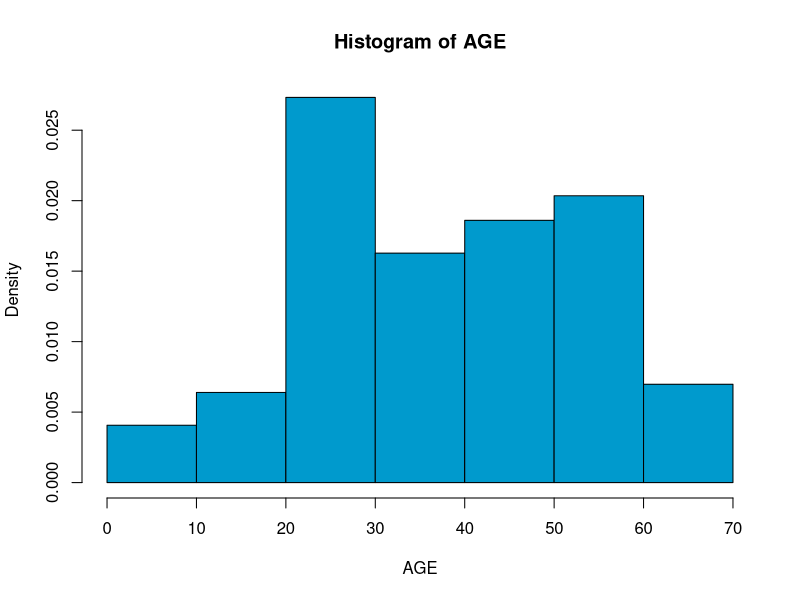
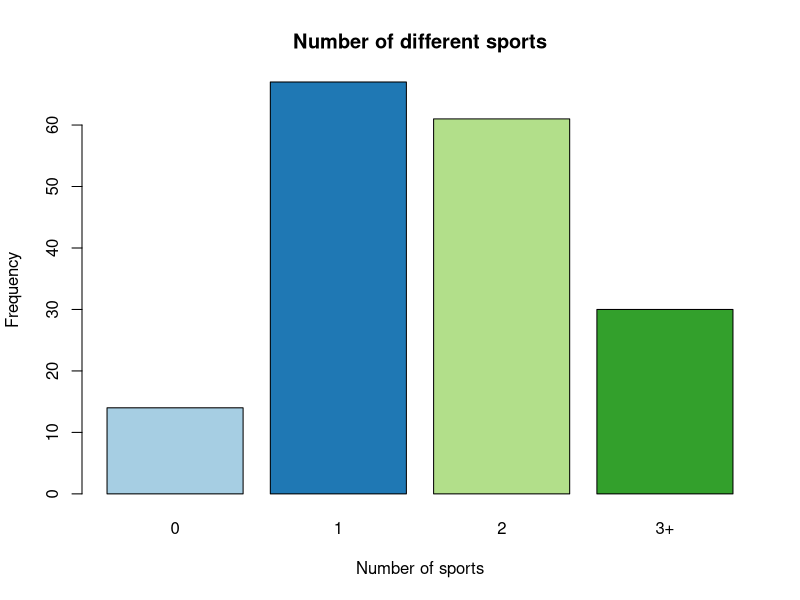
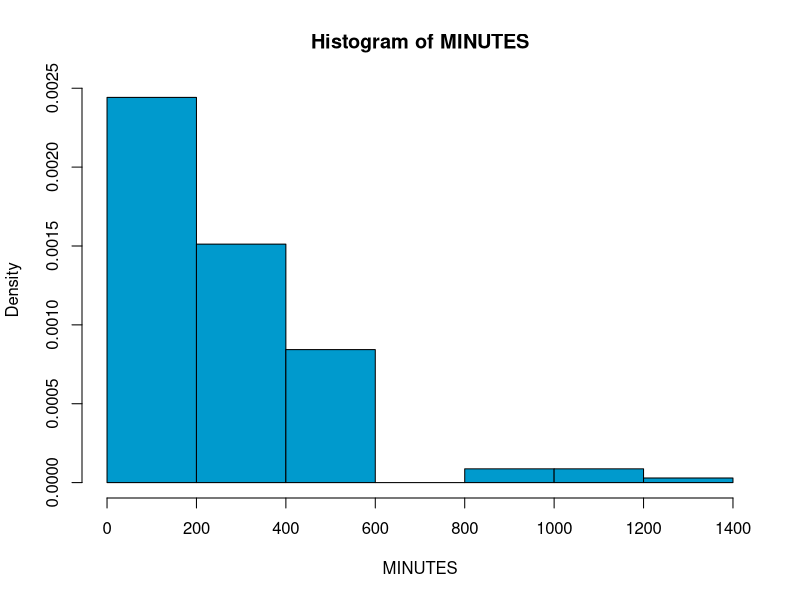

The R source for these figures, in order: (Note: this script raises an error after producing the figures.)
#The project will try to confirm these two hypotheses extracted from the 2022 Survey:
  
  #More than 60% of the Spanish population practiced some kind of sport during last year.
  #Spanish who have practiced sport during 2023 spent at least 326 minutes per week.

#Using statistical methods and clear visual representations, the aim is to present 
#a comprehensive view of sports engagement and to confirm or dismiss the previous 
#hypotheses with the information from the survey. 
install.packages("RColorBrewer") 
library("RColorBrewer")
library(fitdistrplus)

setwd("C:\\Users\\victoria\\OneDrive - Universidad Rey Juan Carlos\\Escritorio\\MASTER\\Statistics for data analysis\\Project\\Statistics")


survey = read.csv("SPORTS_SURVEY.csv",sep = ";", dec = ",")
attach(survey)
names(survey)


## DESCRIPTIVE ANALYSIS: some plots of the data (rest were obtained from Google survey)

#Q1. What is your date of birth?
dev.new()
hist(AGE, freq = F, col= "deepskyblue3")
age_mean= mean(AGE)
age_var = var(AGE)
age_mean
age_var

#Q4. How many types of sports do you practice on a monthly basis?
dev.new()
barplot(table(N_SPORTS),main = "Number of different sports",
        xlab = "Number of sports",
        ylab = "Frequency", col=brewer.pal(n = 4, name = "Paired") )


#Q6. How many minutes did you spend practicing sports last week?
dev.new()
hist(MINUTES, freq = F, col= "deepskyblue3")


#Q7. Which days of the week did you practice these sports last week?

dev.new()
barplot(table(WEEK_BLOCK),main = "Moment of the week",
        ylab = "Frequency", col=brewer.pal(n = 4, name = "Paired") )


#Q8. At what time of the day do you usually exercise?

dev.new()  
barplot(table(DAY_M),main = "Moment of the day",
        ylab = "Frequency", col=brewer.pal(n = 4, name = "Paired") )


##MODEL FITTING

# We choose to fit a univariate distribution model for the minutes variable. 
#By observing the plot, we will try with exponential, gamma and lognormal,
# and compare the results 

#Before fitting, we need to get rid of the 0 on the data, as some distributions
#do not support them.

df_survey = data.frame(survey)
df_nonzero = df_survey[df_survey$MINUTES != 0, , drop = FALSE]
MINUTES_NZ= df_nonzero[,"MINUTES"]
hist(MINUTES_NZ, freq = F, col= "deepskyblue3")

#Fit by MM
fit_MM_exp = fitdist(MINUTES_NZ,"exp",method="mme")
fit_MM_lnorm = fitdist(MINUTES_NZ,"lnorm",method="mme")
fit_MM_gamma = fitdist(MINUTES_NZ,"gamma",method="mme")

fit_MM_exp$estimate
fit_MM_lnorm$estimate
fit_MM_gamma$estimate


#Fit by MLE 
fit_MLE_exp = fitdist(MINUTES_NZ,"exp",method="mle")
fit_MLE_lnorm = fitdist(MINUTES_NZ,"lnorm",method="mle")
fit_MLE_gamma = fitdist(MINUTES_NZ,"gamma",method="mle")

fit_MLE_exp$estimate
fit_MLE_lnorm$estimate
fit_MLE_gamma$estimate

#Plot all together on the histogram
dev.new()
hist(MINUTES_NZ, freq = FALSE, col = 'white', main = 'Distribution fitting', ylim = c(0, 0.004))

curve(dexp(x, rate = fit_MM_exp$estimate), from = 0, col = "red", add = TRUE,lwd = 2)
curve(dexp(x, rate = fit_MLE_exp$estimate), from = 0, col = "blue", add = TRUE, lty = 2,lwd = 2)

grid = seq(0, 1400, 1)
lines(grid, dlnorm(grid, fit_MM_lnorm$estimate[1], fit_MM_lnorm$estimate[2]), col = 'blueviolet', lwd = 2)  
lines(grid, dlnorm(grid, fit_MLE_lnorm$estimate[1], fit_MLE_lnorm$estimate[2]), col = 'cyan4', lwd = 2)  

lines(grid, dgamma(grid, fit_MM_gamma$estimate[1], fit_MM_gamma$estimate[2]), col = "deeppink", lwd = 2)  
lines(grid, dgamma(grid, fit_MLE_gamma$estimate[1], fit_MLE_gamma$estimate[2]), col = "chartreuse3", lty = 2, lwd = 2)  

legend("topright", c("MM exp", "MLE exp", "MM lnorm", "MLE lnorm", "MM gamma", "MLE gamma"), col = c("red", "blue", 'blueviolet', 'cyan4', 'deeppink', 'chartreuse3'), lty = c(1, 2, 1, 1, 1, 2), lwd = 2)  # Ajusta el grosor a 2

# Plot on the ecdf
dev.new()
plot(ecdf(MINUTES_NZ),main='Distribution fitting')
curve(pexp(x, rate = fit_MM_exp$estimate), from = 0, col = "red", add = TRUE,lwd = 2)
curve(pexp(x, rate = fit_MLE_exp$estimate), from = 0, col = "blue", add = TRUE, lty = 2,lwd = 2)

lines(grid, plnorm(grid, fit_MM_lnorm$estimate[1], fit_MM_lnorm$estimate[2]), col = 'blueviolet', lwd = 2)  
lines(grid, plnorm(grid, fit_MLE_lnorm$estimate[1], fit_MLE_lnorm$estimate[2]), col = 'cyan4', lwd = 2)  

lines(grid, pgamma(grid, fit_MM_gamma$estimate[1], fit_MM_gamma$estimate[2]), col = "deeppink", lwd = 2)  
lines(grid, pgamma(grid, fit_MLE_gamma$estimate[1], fit_MLE_gamma$estimate[2]), col = "chartreuse3", lty = 2, lwd = 2)  

legend("topleft", c("MM exp", "MLE exp", "MM lnorm", "MLE lnorm", "MM gamma", "MLE gamma"), col = c("red", "blue", 'blueviolet', 'cyan4', 'deeppink', 'chartreuse3'), lty = c(1, 2, 1, 1, 1, 2), lwd = 2) 


# Model comparison using AIC

fit_MM_exp$aic
fit_MM_lnorm$aic
fit_MM_gamma$aic


fit_MLE_exp$aic
fit_MLE_lnorm$aic
fit_MLE_gamma$aic


# By the AIC, Gamma MLE fits better.

## STATISTICAL INFERENCE OF ONE VARIABLE 

#First hypothesis: More than 60% of the Spanish population practiced some kind 
# of sport during last year.

n=172 #total of people in the sample
e= sum(SPORT_B == 'Si')  # persons who do exercise
p=0.60 #proportion of people that exercise

#First we calculate the bilateral confidence interval
binom.test(e, n, p)

#Then we perform the test
binom.test(e, n, p, alternative="g")

#pvalue= 2.2e-16--> we can confirm the hypothesis


#Second hypothesis: Spanish who have practiced sport during 2023 spent 
#less than 326 minutes per week

#First, to get a bilateral confidence interval:
t.test(MINUTES_NZ, mu = 326)

#Now we test the hypothesis: 

t.test(MINUTES_NZ, mu = 326, alternative="l")

#pvalue= 0.9995, there is not enough evidence to accept the hypothesis 



## STATISTICAL INFERENCE OF TWO VARIABLES 

        #Chi-squared hypothesis test
    #Test the dependence between doing sports or not and sex
chisq.test(SPORT_B,SEX)
chisq.test(SPORT_B,SEX)$observed
chisq.test(SPORT_B,SEX)$expected

# Cramers' V coefficient
Chi = chisq.test(SPORT_B,SEX)$statistic
N = length(SPORT_B)
V = sqrt(Chi/N)
V

#p-value = 0.466
#there is not sufficient evidence to say they are dependent
#Cramers' V coefficient=0.05559055, as closer to 0, more independency.



  #Test dependance between time of the day and day of the week
  #First approach: with none values and weekend
chisq.test(WEEK_BLOCK,DAY_M)
chisq.test(WEEK_BLOCK,DAY_M)$observed
chisq.test(WEEK_BLOCK,DAY_M)$expected


  #Expected frequencies so small, we modify the data

WEEK_BLOCK_M = ifelse(df_nonzero[,"WEEK_BLOCK"] == 'Weekend', 'Week',df_nonzero[,"WEEK_BLOCK"])

 #Repeat test
chisq.test(WEEK_BLOCK_M,df_nonzero[,"DAY_M"])
chisq.test(WEEK_BLOCK_M,df_nonzero[,"DAY_M"])$observed
chisq.test(WEEK_BLOCK_M,df_nonzero[,"DAY_M"])$expected

# Cramers' V coefficient
Chi2 = chisq.test(WEEK_BLOCK_M,df_nonzero[,"DAY_M"])$statistic
N2 = length(WEEK_BLOCK_M)
V2 = sqrt(Chi2/N2)
V2




        ##Multiple sample hypothesis test (ANOVA)
      #Test for differences in the mean minutes of sport per week
#of people doing different number of type of sports (from 0 to +3).

dev.new()
boxplot(MINUTES~N_SPORTS, col='deepskyblue3')
summary(aov(MINUTES~N_SPORTS))


# Null hypothesis can be rejected as p value is smaller than alpha, or similarly, 
# the factor is statistically significant , so there is enough evidence to affirm 
# that THERE IS AT LEAST A PAIR OF GROUPS WITH DIFFERENT MEANS.

## Correlation hypothesis test
#First, we observe how our data looks, trying several transformations
AGE_NZ= df_nonzero[,"AGE"]
dev.new()
plot(MINUTES_NZ, AGE_NZ, main= 'Original values')
dev.new()
plot(MINUTES_NZ, log(AGE_NZ), main = 'Age log transformed')
dev.new()
plot(log(MINUTES_NZ), AGE_NZ, main = 'Minutes log transformed')
dev.new()
plot(log(MINUTES_NZ), log(AGE_NZ), main = 'Both log transformed')

transformed_data = qlnorm(ppoints(MINUTES_NZ), meanlog = mean(log(MINUTES_NZ)), sdlog = sd(log(MINUTES_NZ)))
dev.new()
plot(transformed_data, AGE_NZ, main= 'Minutes logn transformed')
dev.new()
plot(transformed_data, log(AGE_NZ), main= 'Minutes logn and age log')
dev.new()
plot(transformed_data, sqrt(AGE_NZ), main= 'Minutes logn and age sqrt')


transformed_data_gamma <- qgamma(ppoints(MINUTES_NZ), fit_MLE_gamma$estimate[1], fit_MLE_gamma$estimate[2])
dev.new()
plot(transformed_data_gamma, AGE_NZ, main= 'Minutes gamma transformed')
dev.new()
plot(transformed_data_gamma, sqrt(AGE_NZ), main= 'Minutes gamma and age sqrt')
dev.new()
plot(transformed_data_gamma, log(AGE_NZ), main= 'Minutes gamma and age log')

#Finally, we perform the test on no transformed and yes to compare
#We can apply this test as n is large
length(MINUTES_NZ)
cor.test(MINUTES_NZ, AGE_NZ)
cor.test(transformed_data_gamma, AGE_NZ)

# In order to visualize the correlation line, we need to rescale
dev.new()
scaled_minutes <- MINUTES_NZ / max(MINUTES_NZ)
plot(AGE_NZ, scaled_minutes, main = 'Correlation test age vs minutes')
abline(lm(scaled_minutes ~ AGE_NZ))

dev.new()
scaled_transformed_data_gamma <- transformed_data_gamma / max(transformed_data_gamma)
plot(AGE_NZ, scaled_transformed_data_gamma, main = 'Correlation test age vs gamma(minutes)', ylab = 'Scaled transformed_data_gamma', xlab = 'AGE_NZ')
abline(lm(scaled_transformed_data_gamma ~ AGE_NZ))
